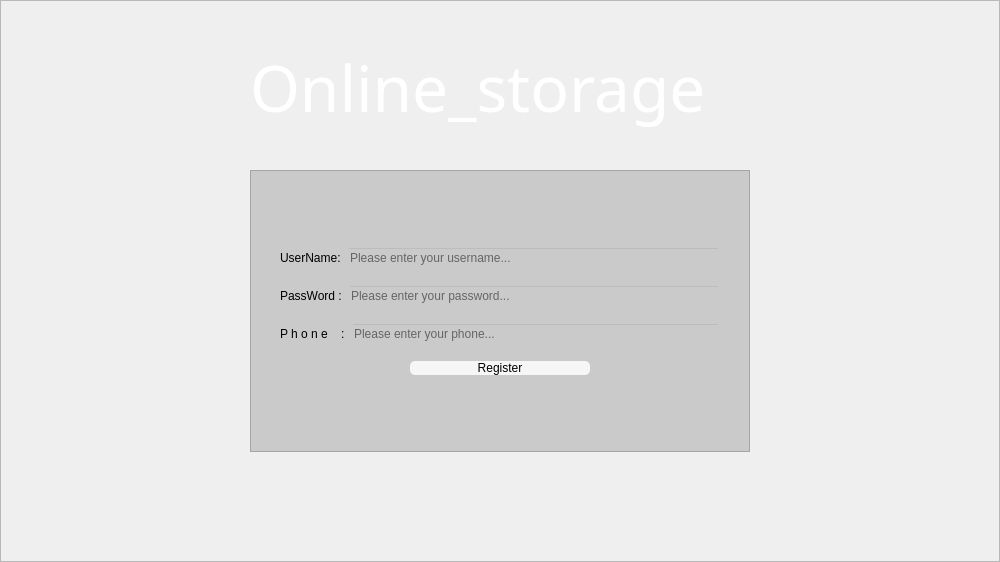
<?xml version="1.0" encoding="UTF-8"?>
<ui version="4.0">
 <class>Register</class>
 <widget class="QWidget" name="Register">
  <property name="geometry">
   <rect>
    <x>0</x>
    <y>0</y>
    <width>1000</width>
    <height>562</height>
   </rect>
  </property>
  <property name="windowTitle">
   <string>Register Window</string>
  </property>
  <property name="styleSheet">
   <string notr="true">*{
	
}
QWidget#Resiter{
	background-color: rgb(255, 255, 255);
}
QFrame#frame{
	border-image: url(:/jjy169.png);
}
#frame_2{
	background-color: rgba(160, 160, 160, 120);
}

QLineEdit{
	background-color:rgba(255,255,255,0);
	font: 11pt &quot;Microsoft YaHei UI&quot;;
}

QPushButton{
	border-radius:5px;
	background-color:rgba(255,255,255,210);
	font: 10pt &quot;Microsoft YaHei UI&quot;;
}

QLabel{
	font: 16pt &quot;Microsoft Uighur&quot;;
}

QPushButton:hover{ /*悬停*/
	background-color:rgb(255, 255, 127)
}

QPushButton:pressed{ /*点击*/
	background-color:rgb(255, 255, 0)
}</string>
  </property>
  <layout class="QGridLayout" name="gridLayout">
   <property name="leftMargin">
    <number>0</number>
   </property>
   <property name="topMargin">
    <number>0</number>
   </property>
   <property name="rightMargin">
    <number>0</number>
   </property>
   <property name="bottomMargin">
    <number>0</number>
   </property>
   <item row="0" column="0">
    <widget class="QFrame" name="frame">
     <property name="styleSheet">
      <string notr="true"/>
     </property>
     <property name="frameShape">
      <enum>QFrame::StyledPanel</enum>
     </property>
     <property name="frameShadow">
      <enum>QFrame::Raised</enum>
     </property>
     <layout class="QGridLayout" name="gridLayout_4">
      <item row="0" column="1">
       <spacer name="verticalSpacer">
        <property name="orientation">
         <enum>Qt::Vertical</enum>
        </property>
        <property name="sizeHint" stdset="0">
         <size>
          <width>20</width>
          <height>40</height>
         </size>
        </property>
       </spacer>
      </item>
      <item row="5" column="1">
       <spacer name="verticalSpacer_5">
        <property name="orientation">
         <enum>Qt::Vertical</enum>
        </property>
        <property name="sizeHint" stdset="0">
         <size>
          <width>20</width>
          <height>40</height>
         </size>
        </property>
       </spacer>
      </item>
      <item row="7" column="1">
       <spacer name="verticalSpacer_4">
        <property name="orientation">
         <enum>Qt::Vertical</enum>
        </property>
        <property name="sizeHint" stdset="0">
         <size>
          <width>20</width>
          <height>40</height>
         </size>
        </property>
       </spacer>
      </item>
      <item row="4" column="0">
       <spacer name="horizontalSpacer_3">
        <property name="orientation">
         <enum>Qt::Horizontal</enum>
        </property>
        <property name="sizeHint" stdset="0">
         <size>
          <width>40</width>
          <height>20</height>
         </size>
        </property>
       </spacer>
      </item>
      <item row="6" column="1">
       <spacer name="verticalSpacer_6">
        <property name="orientation">
         <enum>Qt::Vertical</enum>
        </property>
        <property name="sizeHint" stdset="0">
         <size>
          <width>20</width>
          <height>40</height>
         </size>
        </property>
       </spacer>
      </item>
      <item row="1" column="1">
       <widget class="QLabel" name="label_3">
        <property name="font">
         <font>
          <family>方正舒体</family>
          <pointsize>48</pointsize>
          <italic>false</italic>
          <bold>false</bold>
         </font>
        </property>
        <property name="styleSheet">
         <string notr="true">font: 48pt &quot;方正舒体&quot;;
color: rgb(255, 255, 255);</string>
        </property>
        <property name="text">
         <string>Online_storage</string>
        </property>
       </widget>
      </item>
      <item row="2" column="1">
       <spacer name="verticalSpacer_3">
        <property name="orientation">
         <enum>Qt::Vertical</enum>
        </property>
        <property name="sizeHint" stdset="0">
         <size>
          <width>20</width>
          <height>40</height>
         </size>
        </property>
       </spacer>
      </item>
      <item row="4" column="2">
       <spacer name="horizontalSpacer">
        <property name="orientation">
         <enum>Qt::Horizontal</enum>
        </property>
        <property name="sizeHint" stdset="0">
         <size>
          <width>40</width>
          <height>20</height>
         </size>
        </property>
       </spacer>
      </item>
      <item row="4" column="1">
       <widget class="QFrame" name="frame_2">
        <property name="sizePolicy">
         <sizepolicy hsizetype="Expanding" vsizetype="Expanding">
          <horstretch>0</horstretch>
          <verstretch>0</verstretch>
         </sizepolicy>
        </property>
        <property name="minimumSize">
         <size>
          <width>500</width>
          <height>282</height>
         </size>
        </property>
        <property name="styleSheet">
         <string notr="true"/>
        </property>
        <property name="frameShape">
         <enum>QFrame::StyledPanel</enum>
        </property>
        <property name="frameShadow">
         <enum>QFrame::Raised</enum>
        </property>
        <layout class="QGridLayout" name="gridLayout_8">
         <item row="0" column="0">
          <spacer name="verticalSpacer_2">
           <property name="orientation">
            <enum>Qt::Vertical</enum>
           </property>
           <property name="sizeHint" stdset="0">
            <size>
             <width>20</width>
             <height>40</height>
            </size>
           </property>
          </spacer>
         </item>
         <item row="1" column="0">
          <layout class="QGridLayout" name="gridLayout_7">
           <item row="0" column="0">
            <layout class="QGridLayout" name="gridLayout_2">
             <property name="leftMargin">
              <number>20</number>
             </property>
             <property name="rightMargin">
              <number>20</number>
             </property>
             <property name="bottomMargin">
              <number>5</number>
             </property>
             <item row="0" column="0">
              <widget class="QLabel" name="label">
               <property name="text">
                <string>UserName:</string>
               </property>
              </widget>
             </item>
             <item row="0" column="1">
              <widget class="QLineEdit" name="lineEdit">
               <property name="placeholderText">
                <string>Please enter your username...</string>
               </property>
              </widget>
             </item>
            </layout>
           </item>
           <item row="1" column="0">
            <layout class="QGridLayout" name="gridLayout_3">
             <property name="leftMargin">
              <number>20</number>
             </property>
             <property name="topMargin">
              <number>5</number>
             </property>
             <property name="rightMargin">
              <number>20</number>
             </property>
             <property name="bottomMargin">
              <number>5</number>
             </property>
             <item row="0" column="0">
              <widget class="QLabel" name="label_2">
               <property name="text">
                <string>PassWord :</string>
               </property>
              </widget>
             </item>
             <item row="0" column="1">
              <widget class="QLineEdit" name="lineEdit_2">
               <property name="echoMode">
                <enum>QLineEdit::Password</enum>
               </property>
               <property name="placeholderText">
                <string>Please enter your password...</string>
               </property>
              </widget>
             </item>
            </layout>
           </item>
           <item row="2" column="0">
            <layout class="QGridLayout" name="gridLayout_5">
             <property name="leftMargin">
              <number>20</number>
             </property>
             <property name="topMargin">
              <number>5</number>
             </property>
             <property name="rightMargin">
              <number>20</number>
             </property>
             <property name="bottomMargin">
              <number>10</number>
             </property>
             <item row="0" column="0">
              <widget class="QLabel" name="label_4">
               <property name="text">
                <string>P h o n e    :</string>
               </property>
              </widget>
             </item>
             <item row="0" column="1">
              <widget class="QLineEdit" name="lineEdit_3">
               <property name="echoMode">
                <enum>QLineEdit::Password</enum>
               </property>
               <property name="placeholderText">
                <string>Please enter your phone...</string>
               </property>
              </widget>
             </item>
            </layout>
           </item>
           <item row="3" column="0">
            <layout class="QGridLayout" name="gridLayout_6">
             <property name="leftMargin">
              <number>150</number>
             </property>
             <property name="rightMargin">
              <number>150</number>
             </property>
             <item row="0" column="0">
              <widget class="QPushButton" name="pushButton">
               <property name="minimumSize">
                <size>
                 <width>0</width>
                 <height>0</height>
                </size>
               </property>
               <property name="text">
                <string>   Register   </string>
               </property>
              </widget>
             </item>
            </layout>
           </item>
          </layout>
         </item>
         <item row="2" column="0">
          <spacer name="verticalSpacer_7">
           <property name="orientation">
            <enum>Qt::Vertical</enum>
           </property>
           <property name="sizeHint" stdset="0">
            <size>
             <width>20</width>
             <height>40</height>
            </size>
           </property>
          </spacer>
         </item>
        </layout>
       </widget>
      </item>
     </layout>
    </widget>
   </item>
  </layout>
 </widget>
 <resources/>
 <connections/>
</ui>
